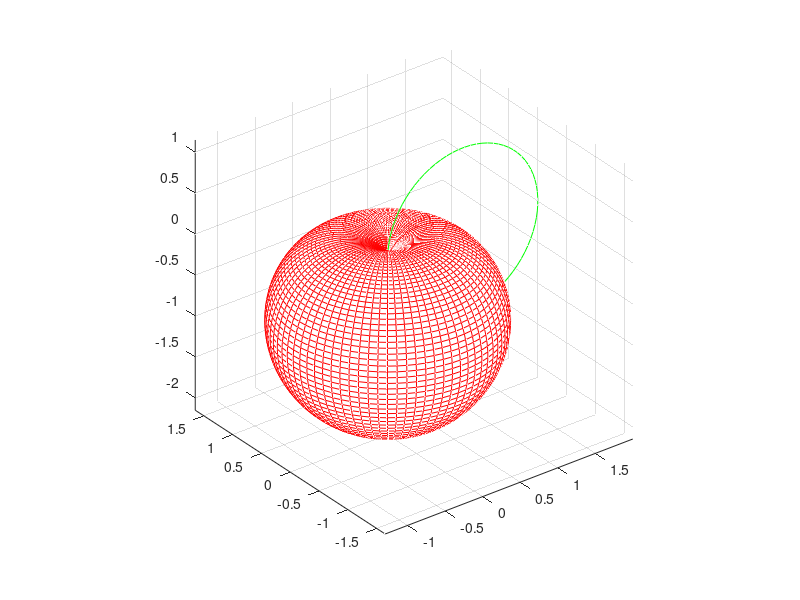

MATLAB code for this plot: (Note: this script raises an error after producing the figure.)
hfig = figure;
N = 80;
phi = linspace(0, 2*pi, N);
theta = linspace(0, pi, N);
%Object
[Phi, Theta] = meshgrid(phi, theta);
R = 1 - cos(Theta);
X = R.*sin(Theta).*cos(Phi);
Y = R.*sin(Theta).*sin(Phi);
Z = R.*cos(Theta);
mesh(X, Y, Z, 'EdgeColor','r');
hold on
% Curve
R = 2*sin(theta);
Phi = 0;
X = R.*sin(theta).*cos(Phi);
Y = R.*sin(theta).*sin(Phi);
Z = R.*cos(theta);
plot3(X, Y, Z, 'g');
axis equal;
xlabel("$x$",Interpreter="latex");
ylabel("$y$",Interpreter="latex");
zlabel("$z$",Interpreter="latex");